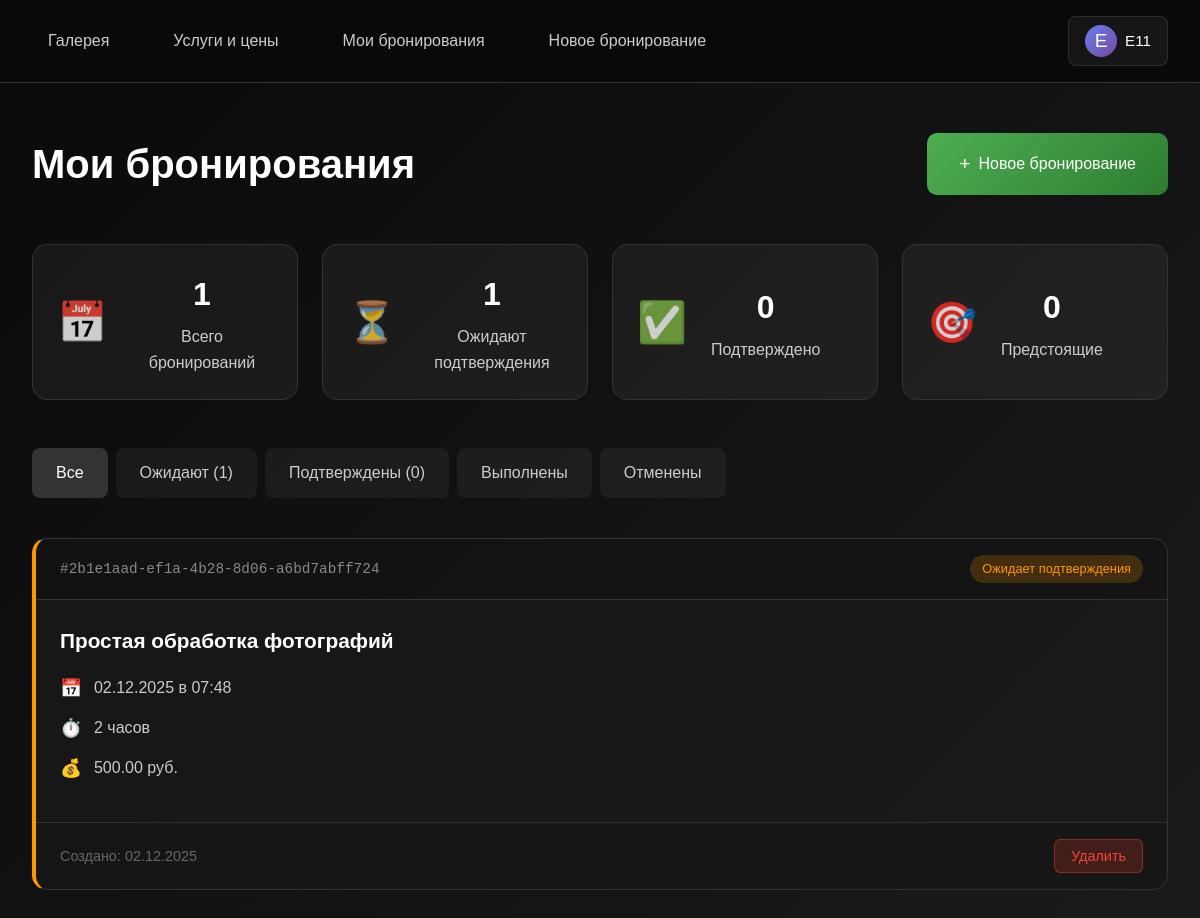
The app's page /booking/my/ (signed in) with its own data.
### gallery_app/models.py (models this page shows, shortened)
class Booking(models.Model):
    STATUS_CHOICES = [
        ('pending', 'Ожидает подтверждения'),
        ('confirmed', 'Подтверждено'),
        ('rejected', 'Отклонено'),
        ('completed', 'Выполнено'),
        ('cancelled', 'Отменено'),
    ]
    id = models.UUIDField(primary_key=True, default=uuid.uuid4, editable=False)
    user = models.ForeignKey(User, on_delete=models.CASCADE, verbose_name='Пользователь')
    service = models.ForeignKey('Service', on_delete=models.CASCADE, verbose_name='Услуга')
    booking_date = models.DateField(verbose_name='Дата съемки')
    booking_time = models.TimeField(verbose_name='Время съемки')
    duration = models.IntegerField(verbose_name='Продолжительность (часы)', default=2)
    location = models.CharField(max_length=500, verbose_name='Место съемки', blank=True)
    client_name = models.CharField(max_length=200, verbose_name='Имя клиента')
    client_phone = models.CharField(max_length=20, verbose_name='Телефон')
    client_email = models.EmailField(verbose_name='Email')
    client_message = models.TextField(verbose_name='Пожелания и комментарии', blank=True)
    status = models.CharField(max_length=20, choices=STATUS_CHOICES, default='pending', verbose_name='Статус')
    created_at = models.DateTimeField(auto_now_add=True, verbose_name='Дата создания')
    updated_at = models.DateTimeField(auto_now=True, verbose_name='Дата обновления')
    admin_notes = models.TextField(verbose_name='Заметки администратора', blank=True)
    price_agreed = models.DecimalField(max_digits=10, decimal_places=2, verbose_name='Согласованная цена', null=True,
                                       blank=True)
    admin_user = models.ForeignKey(User, on_delete=models.SET_NULL, null=True, blank=True,
                                   related_name='bookings_managed', verbose_name='Подтвердил администратор')
    class Meta:
        verbose_name = 'Бронирование'
        verbose_name_plural = 'Бронирования'
        ordering = ['-booking_date', '-booking_time']
        indexes = [
            models.Index(fields=['status']),
            models.Index(fields=['booking_date']),
            models.Index(fields=['user', 'status']),
        ]
    def get_total_price(self):
        if self.price_agreed:
            return self.price_agreed
        return self.service.price * self.duration
    def is_upcoming(self):
        from django.utils import timezone
        import datetime
        booking_datetime = datetime.datetime.combine(self.booking_date, self.booking_time)
        return booking_datetime > timezone.now()

class Service(models.Model):
    SERVICE_TYPES = [
        ('PHOTO', 'Фотосъемка'),
        ('VIDEO', 'Видеосъемка'),
        ('EDITING', 'Обработка'),
        ('OTHER', 'Другое'),
    ]
    name = models.CharField(max_length=200, verbose_name='Название услуги')
    description = models.TextField(verbose_name='Описание услуги')
    price = models.DecimalField(max_digits=10, decimal_places=2, verbose_name='Цена')
    duration = models.CharField(max_length=100, blank=True, verbose_name='Продолжительность')
    service_type = models.CharField(max_length=20, choices=SERVICE_TYPES, verbose_name='Тип услуги')
    is_active = models.BooleanField(default=True, verbose_name='Активная услуга')
    order = models.IntegerField(default=0, verbose_name='Порядок отображения')
    can_be_booked = models.BooleanField(default=True, verbose_name='Можно забронировать')
    min_booking_hours = models.IntegerField(default=1, verbose_name='Минимальное время бронирования (часы)')
    max_booking_hours = models.IntegerField(default=8, verbose_name='Максимальное время бронирования (часы)')
    preparation_time = models.IntegerField(default=1, verbose_name='Время на подготовку (часы)')
    class Meta:
        verbose_name = 'Услуга'
        verbose_name_plural = 'Услуги'
        ordering = ['order', 'service_type', 'name']

### gallery_app/views.py (the view)
# urls.py: path('booking/my/', views.user_bookings, name='user_bookings'),
@login_required
def user_bookings(request):
    bookings = Booking.objects.filter(user=request.user).order_by('-created_at')
    status_filter = request.GET.get('status')
    if status_filter:
        bookings = bookings.filter(status=status_filter)
    paginator = Paginator(bookings, 10)
    page_number = request.GET.get('page')
    page_obj = paginator.get_page(page_number)
    stats = {
        'total': bookings.count(),
        'pending': bookings.filter(status='pending').count(),
        'confirmed': bookings.filter(status='confirmed').count(),
        'upcoming': bookings.filter(
            status='confirmed',
            booking_date__gte=timezone.now().date()
        ).count(),
    }
    context = {
        'page_obj': page_obj,
        'stats': stats,
        'status_filter': status_filter,
        'title': 'Мои бронирования',
    }
    return render(request, 'user_bookings.html', context)

### templates/user_bookings.html (shortened to what this page needs)
{% extends 'base.html' %}
{% load static %}
{% block body_class %}my-bookings-page{% endblock %}
{% block content %}
<div class="bookings-container">
    <div class="bookings-header">
        <h1 class="bookings-title">Мои бронирования</h1>
        <a href="/booking/create/" class="new-booking-btn">
            <span class="btn-icon">+</span>
            Новое бронирование
        </a>
    </div>
    <div class="bookings-stats">
        <div class="stat-card">
            <div class="stat-icon">📅</div>
            <div class="stat-content">
                <h3>{{ stats.total }}</h3>
                <p>Всего бронирований</p>
            </div>
        </div>
        <div class="stat-card">
            <div class="stat-icon">⏳</div>
            <div class="stat-content">
                <h3>{{ stats.pending }}</h3>
                <p>Ожидают подтверждения</p>
            </div>
        </div>
        <div class="stat-card">
            <div class="stat-icon">✅</div>
            <div class="stat-content">
                <h3>{{ stats.confirmed }}</h3>
                <p>Подтверждено</p>
            </div>
        </div>
        <div class="stat-card">
            <div class="stat-icon">🎯</div>
            <div class="stat-content">
                <h3>{{ stats.upcoming }}</h3>
                <p>Предстоящие</p>
            </div>
        </div>
    </div>
    <div class="bookings-filters">
        <div class="filter-tabs">
            <a href="/booking/my/" class="filter-tab {% if not status_filter %}active{% endif %}">
                Все
            </a>
            <a href="/booking/my/?status=pending" class="filter-tab {% if status_filter == 'pending' %}active{% endif %}">
                Ожидают ({{ stats.pending }})
            </a>
            <a href="/booking/my/?status=confirmed" class="filter-tab {% if status_filter == 'confirmed' %}active{% endif %}">
                Подтверждены ({{ stats.confirmed }})
            </a>
            <a href="/booking/my/?status=completed" class="filter-tab {% if status_filter == 'completed' %}active{% endif %}">
                Выполнены
            </a>
            <a href="/booking/my/?status=cancelled" class="filter-tab {% if status_filter == 'cancelled' %}active{% endif %}">
                Отменены
            </a>
        </div>
    </div>
    {% if page_obj.object_list %}
    <div class="bookings-list">
        {% for booking in page_obj.object_list %}
        <div class="booking-card booking-card-{{ booking.status }}">
            <div class="booking-card-header">
                <div class="booking-id">#{{ booking.id|slice:":8" }}</div>
                <div class="booking-status status-{{ booking.status }}">
                    {{ booking.get_status_display }}
                </div>
            </div>
            <div class="booking-card-body">
                <h3 class="booking-service">{{ booking.service.name }}</h3>
                <div class="booking-details">
                    <div class="detail-item">
                        <span class="detail-icon">📅</span>
                        <span class="detail-text">
                            {{ booking.booking_date|date:"d.m.Y" }} в {{ booking.booking_time|time:"H:i" }}
                        </span>
                    </div>
                    <div class="detail-item">
                        <span class="detail-icon">⏱️</span>
                        <span class="detail-text">{{ booking.duration }} часов</span>
                    </div>
                    <div class="detail-item">
                        <span class="detail-icon">💰</span>
                        <span class="detail-text">{{ booking.get_total_price }} руб.</span>
                    </div>
                </div>
            </div>
            <div class="booking-card-footer">
                <div class="footer-left">
                    <span class="booking-date">
                        Создано: {{ booking.created_at|date:"d.m.Y" }}
                    </span>
                </div>
                <div class="footer-right">
                    {% if booking.status != 'completed' %}
                    <form method="post" action="/booking/{{ booking.id }}/delete/" class="delete-form"
                          onsubmit="return confirmDelete()" style="display: inline;">
                        <button type="submit" class="delete-btn" title="Удалить бронирование">
                            Удалить
                        </button>
                    </form>
                    {% endif %}
                </div>
            </div>
        </div>
        {% endfor %}
    </div>
    {% endif %}
</div>
{% endblock %}

### templates/header.html (shortened to what this page needs)
{% load static %}
<header class="header">
    <nav class="nav">
        <ul class="nav-menu">
            <li class="nav-item">
                <a href="/home/" class="nav-link">Галерея</a>
            </li>
            <li class="nav-item">
                <a href="/prices/" class="nav-link">Услуги и цены</a>
            </li>
            {% if user.is_authenticated %}
            <li class="nav-item">
                <a href="/booking/my/" class="nav-link">Мои бронирования</a>
            </li>
            <li class="nav-item">
                <a href="/booking/create/" class="nav-link">Новое бронирование</a>
            </li>
            {% endif %}
        </ul>
        <div class="nav-auth">
            {% if user.is_authenticated %}
            <div class="user-menu">
                <div class="user-info">
                    <span class="user-avatar">{{ user.username|first|upper }}</span>
                    <span class="user-name">{{ user.username|truncatechars:15 }}</span>
                </div>
            </div>
            {% else %}
            <div class="auth-links">
                <a href="/login/" class="auth-link login-link">Войти</a>
                <a href="/register/" class="auth-link register-link">Регистрация</a>
            </div>
            {% endif %}
        </div>
    </nav>
</header>

### records on screen
Booking: id "2b1e1aad-ef1a-4b28-8d06-a6bd7abff724", status "Ожидает подтверждения", service.name "Простая обработка фотографий", booking_date "02.12.2025", booking_time "07:48", duration "2", get_total_price "500.00", created_at "02.12.2025"

### other values on screen
{{ user.username|first|upper }} "E"
{{ user.username|truncatechars:15 }} "E11"
{{ stats.total }} "1"
{{ stats.pending }} "1"
{{ stats.confirmed }} "0"
{{ stats.upcoming }} "0"
